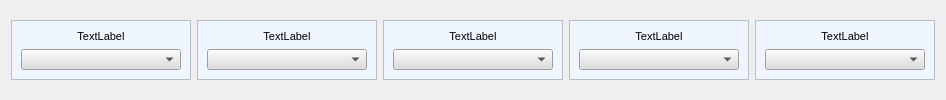
           <widget class="QFrame" name="frame_row_16">
            <property name="font">
             <font>
              <family>MS Shell Dlg 2</family>
              <pointsize>8</pointsize>
             </font>
            </property>
            <property name="focusPolicy">
             <enum>Qt::NoFocus</enum>
            </property>
            <property name="styleSheet">
             <string notr="true"/>
            </property>
            <property name="frameShape">
             <enum>QFrame::NoFrame</enum>
            </property>
            <property name="frameShadow">
             <enum>QFrame::Plain</enum>
            </property>
            <property name="lineWidth">
             <number>0</number>
            </property>
            <layout class="QGridLayout" name="gridLayout_45">
             <item row="0" column="0">
              <widget class="QFrame" name="frame_attr_76">
               <property name="enabled">
                <bool>true</bool>
               </property>
               <property name="minimumSize">
                <size>
                 <width>180</width>
                 <height>60</height>
                </size>
               </property>
               <property name="maximumSize">
                <size>
                 <width>180</width>
                 <height>60</height>
                </size>
               </property>
               <property name="baseSize">
                <size>
                 <width>200</width>
                 <height>70</height>
                </size>
               </property>
               <property name="font">
                <font>
                 <family>MS Shell Dlg 2</family>
                 <pointsize>8</pointsize>
                </font>
               </property>
               <property name="focusPolicy">
                <enum>Qt::NoFocus</enum>
               </property>
               <property name="styleSheet">
                <string notr="true">background-color: rgb(240, 246, 255);</string>
               </property>
               <property name="frameShape">
                <enum>QFrame::StyledPanel</enum>
               </property>
               <property name="frameShadow">
                <enum>QFrame::Raised</enum>
               </property>
               <layout class="QGridLayout" name="gridLayout_92">
                <item row="0" column="0">
                 <widget class="QLabel" name="lb_attr_76">
                  <property name="font">
                   <font>
                    <family>MS Shell Dlg 2</family>
                    <pointsize>8</pointsize>
                   </font>
                  </property>
                  <property name="styleSheet">
                   <string notr="true">background-color: rgb(240, 246, 255);</string>
                  </property>
                  <property name="text">
                   <string>TextLabel</string>
                  </property>
                  <property name="alignment">
                   <set>Qt::AlignCenter</set>
                  </property>
                 </widget>
                </item>
                <item row="1" column="0">
                 <widget class="QComboBox" name="cb_attr_76">
                  <property name="font">
                   <font>
                    <family>MS Shell Dlg 2</family>
                    <pointsize>8</pointsize>
                   </font>
                  </property>
                  <property name="focusPolicy">
                   <enum>Qt::NoFocus</enum>
                  </property>
                  <property name="styleSheet">
                   <string notr="true">background-color: rgb(220, 220, 220);</string>
                  </property>
                  <property name="frame">
                   <bool>true</bool>
                  </property>
                 </widget>
                </item>
               </layout>
              </widget>
             </item>
             <item row="0" column="1">
              <widget class="QFrame" name="frame_attr_77">
               <property name="enabled">
                <bool>true</bool>
               </property>
               <property name="minimumSize">
                <size>
                 <width>180</width>
                 <height>60</height>
                </size>
               </property>
               <property name="maximumSize">
                <size>
                 <width>180</width>
                 <height>60</height>
                </size>
               </property>
               <property name="baseSize">
                <size>
                 <width>200</width>
                 <height>70</height>
                </size>
               </property>
               <property name="font">
                <font>
                 <family>MS Shell Dlg 2</family>
                 <pointsize>8</pointsize>
                </font>
               </property>
               <property name="focusPolicy">
                <enum>Qt::NoFocus</enum>
               </property>
               <property name="styleSheet">
                <string notr="true">background-color: rgb(240, 246, 255);</string>
               </property>
               <property name="frameShape">
                <enum>QFrame::StyledPanel</enum>
               </property>
               <property name="frameShadow">
                <enum>QFrame::Raised</enum>
               </property>
               <layout class="QGridLayout" name="gridLayout_93">
                <item row="0" column="0">
                 <widget class="QLabel" name="lb_attr_77">
                  <property name="font">
                   <font>
                    <family>MS Shell Dlg 2</family>
                    <pointsize>8</pointsize>
                   </font>
                  </property>
                  <property name="styleSheet">
                   <string notr="true">background-color: rgb(240, 246, 255);</string>
                  </property>
                  <property name="text">
                   <string>TextLabel</string>
                  </property>
                  <property name="alignment">
                   <set>Qt::AlignCenter</set>
                  </property>
                 </widget>
                </item>
                <item row="1" column="0">
                 <widget class="QComboBox" name="cb_attr_77">
                  <property name="font">
                   <font>
                    <family>MS Shell Dlg 2</family>
                    <pointsize>8</pointsize>
                   </font>
                  </property>
                  <property name="focusPolicy">
                   <enum>Qt::NoFocus</enum>
                  </property>
                  <property name="styleSheet">
                   <string notr="true">background-color: rgb(220, 220, 220);</string>
                  </property>
                  <property name="frame">
                   <bool>true</bool>
                  </property>
                 </widget>
                </item>
               </layout>
              </widget>
             </item>
             <item row="0" column="2">
              <widget class="QFrame" name="frame_attr_78">
               <property name="enabled">
                <bool>true</bool>
               </property>
               <property name="minimumSize">
                <size>
                 <width>180</width>
                 <height>60</height>
                </size>
               </property>
               <property name="maximumSize">
                <size>
                 <width>180</width>
                 <height>60</height>
                </size>
               </property>
               <property name="baseSize">
                <size>
                 <width>200</width>
                 <height>70</height>
                </size>
               </property>
               <property name="font">
                <font>
                 <family>MS Shell Dlg 2</family>
                 <pointsize>8</pointsize>
                </font>
               </property>
               <property name="focusPolicy">
                <enum>Qt::NoFocus</enum>
               </property>
               <property name="styleSheet">
                <string notr="true">background-color: rgb(240, 246, 255);</string>
               </property>
               <property name="frameShape">
                <enum>QFrame::StyledPanel</enum>
               </property>
               <property name="frameShadow">
                <enum>QFrame::Raised</enum>
               </property>
               <layout class="QGridLayout" name="gridLayout_94">
                <item row="0" column="0">
                 <widget class="QLabel" name="lb_attr_78">
                  <property name="font">
                   <font>
                    <family>MS Shell Dlg 2</family>
                    <pointsize>8</pointsize>
                   </font>
                  </property>
                  <property name="styleSheet">
                   <string notr="true">background-color: rgb(240, 246, 255);</string>
                  </property>
                  <property name="text">
                   <string>TextLabel</string>
                  </property>
                  <property name="alignment">
                   <set>Qt::AlignCenter</set>
                  </property>
                 </widget>
                </item>
                <item row="1" column="0">
                 <widget class="QComboBox" name="cb_attr_78">
                  <property name="font">
                   <font>
                    <family>MS Shell Dlg 2</family>
                    <pointsize>8</pointsize>
                   </font>
                  </property>
                  <property name="focusPolicy">
                   <enum>Qt::NoFocus</enum>
                  </property>
                  <property name="styleSheet">
                   <string notr="true">background-color: rgb(220, 220, 220);</string>
                  </property>
                  <property name="frame">
                   <bool>true</bool>
                  </property>
                 </widget>
                </item>
               </layout>
              </widget>
             </item>
             <item row="0" column="3">
              <widget class="QFrame" name="frame_attr_79">
               <property name="enabled">
                <bool>true</bool>
               </property>
               <property name="minimumSize">
                <size>
                 <width>180</width>
                 <height>60</height>
                </size>
               </property>
               <property name="maximumSize">
                <size>
                 <width>180</width>
                 <height>60</height>
                </size>
               </property>
               <property name="baseSize">
                <size>
                 <width>200</width>
                 <height>70</height>
                </size>
               </property>
               <property name="font">
                <font>
                 <family>MS Shell Dlg 2</family>
                 <pointsize>8</pointsize>
                </font>
               </property>
               <property name="focusPolicy">
                <enum>Qt::NoFocus</enum>
               </property>
               <property name="styleSheet">
                <string notr="true">background-color: rgb(240, 246, 255);</string>
               </property>
               <property name="frameShape">
                <enum>QFrame::StyledPanel</enum>
               </property>
               <property name="frameShadow">
                <enum>QFrame::Raised</enum>
               </property>
               <layout class="QGridLayout" name="gridLayout_95">
                <item row="0" column="0">
                 <widget class="QLabel" name="lb_attr_79">
                  <property name="font">
                   <font>
                    <family>MS Shell Dlg 2</family>
                    <pointsize>8</pointsize>
                   </font>
                  </property>
                  <property name="styleSheet">
                   <string notr="true">background-color: rgb(240, 246, 255);</string>
                  </property>
                  <property name="text">
                   <string>TextLabel</string>
                  </property>
                  <property name="alignment">
                   <set>Qt::AlignCenter</set>
                  </property>
                 </widget>
                </item>
                <item row="1" column="0">
                 <widget class="QComboBox" name="cb_attr_79">
                  <property name="font">
                   <font>
                    <family>MS Shell Dlg 2</family>
                    <pointsize>8</pointsize>
                   </font>
                  </property>
                  <property name="focusPolicy">
                   <enum>Qt::NoFocus</enum>
                  </property>
                  <property name="styleSheet">
                   <string notr="true">background-color: rgb(220, 220, 220);</string>
                  </property>
                  <property name="frame">
                   <bool>true</bool>
                  </property>
                 </widget>
                </item>
               </layout>
              </widget>
             </item>
             <item row="0" column="4">
              <widget class="QFrame" name="frame_attr_80">
               <property name="enabled">
                <bool>true</bool>
               </property>
               <property name="minimumSize">
                <size>
                 <width>180</width>
                 <height>60</height>
                </size>
               </property>
               <property name="maximumSize">
                <size>
                 <width>180</width>
                 <height>60</height>
                </size>
               </property>
               <property name="baseSize">
                <size>
                 <width>200</width>
                 <height>70</height>
                </size>
               </property>
               <property name="font">
                <font>
                 <family>MS Shell Dlg 2</family>
                 <pointsize>8</pointsize>
                </font>
               </property>
               <property name="focusPolicy">
                <enum>Qt::NoFocus</enum>
               </property>
               <property name="styleSheet">
                <string notr="true">background-color: rgb(240, 246, 255);</string>
               </property>
               <property name="frameShape">
                <enum>QFrame::StyledPanel</enum>
               </property>
               <property name="frameShadow">
                <enum>QFrame::Raised</enum>
               </property>
               <layout class="QGridLayout" name="gridLayout_96">
                <item row="0" column="0">
                 <widget class="QLabel" name="lb_attr_80">
                  <property name="font">
                   <font>
                    <family>MS Shell Dlg 2</family>
                    <pointsize>8</pointsize>
                   </font>
                  </property>
                  <property name="styleSheet">
                   <string>background-color: rgb(240, 246, 255);</string>
                  </property>
                  <property name="text">
                   <string>TextLabel</string>
                  </property>
                  <property name="alignment">
                   <set>Qt::AlignCenter</set>
                  </property>
                 </widget>
                </item>
                <item row="1" column="0">
                 <widget class="QComboBox" name="cb_attr_80">
                  <property name="font">
                   <font>
                    <family>MS Shell Dlg 2</family>
                    <pointsize>8</pointsize>
                   </font>
                  </property>
                  <property name="focusPolicy">
                   <enum>Qt::NoFocus</enum>
                  </property>
                  <property name="styleSheet">
                   <string notr="true">background-color: rgb(220, 220, 220);</string>
                  </property>
                  <property name="frame">
                   <bool>true</bool>
                  </property>
                 </widget>
                </item>
               </layout>
              </widget>
             </item>
            </layout>
           </widget>
